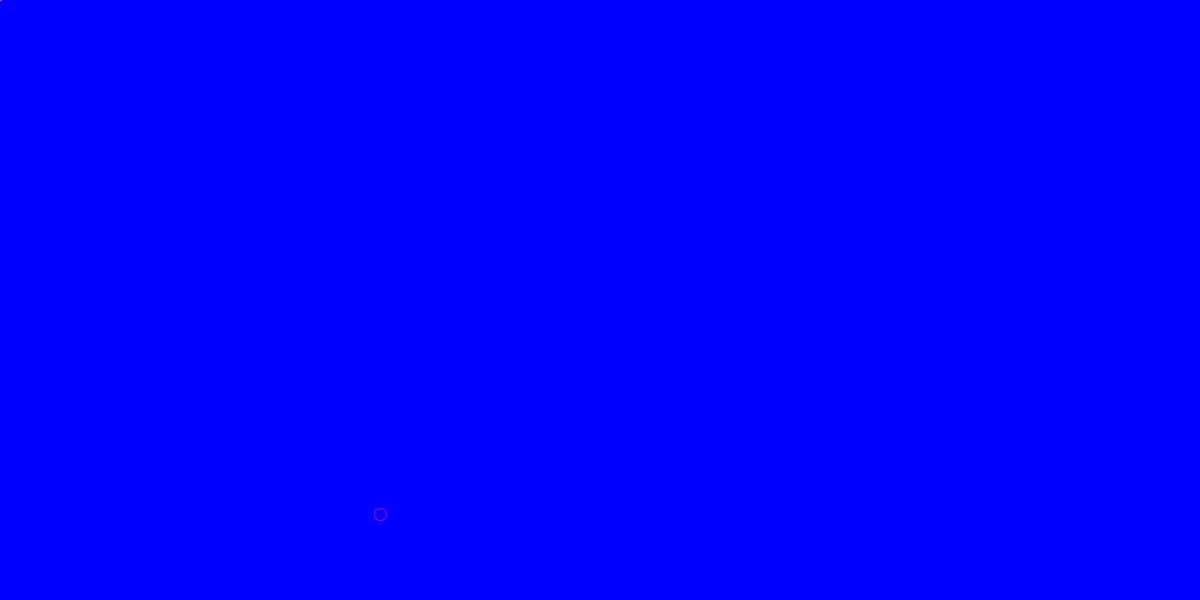
Frame 1 (no input)
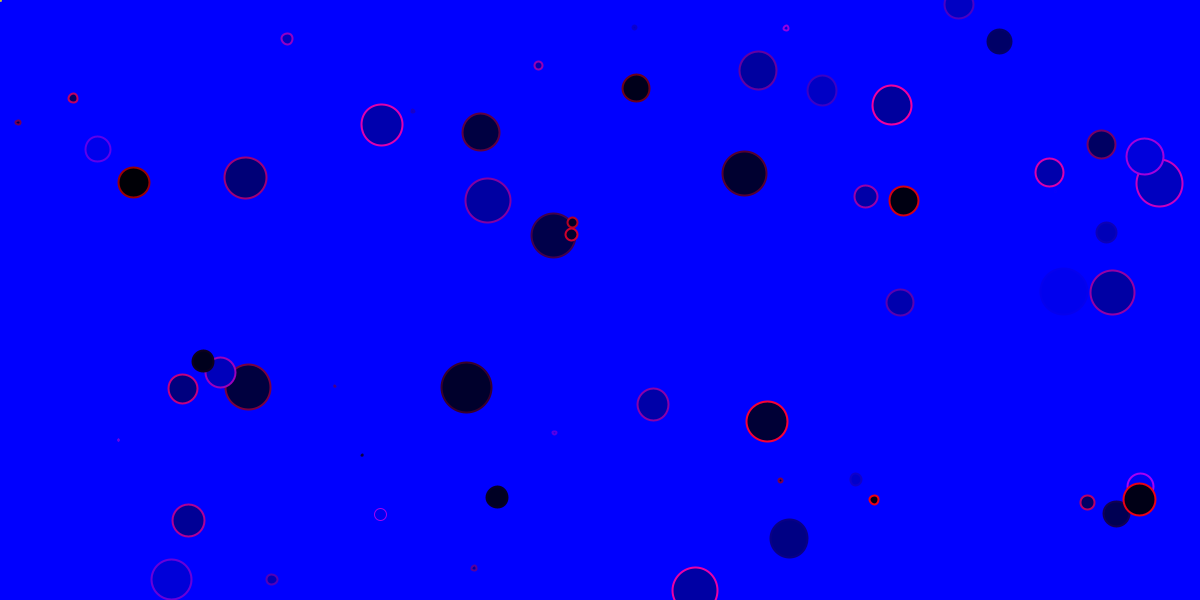
Frame 60 (the mouse pressed at the canvas centre just before this capture)
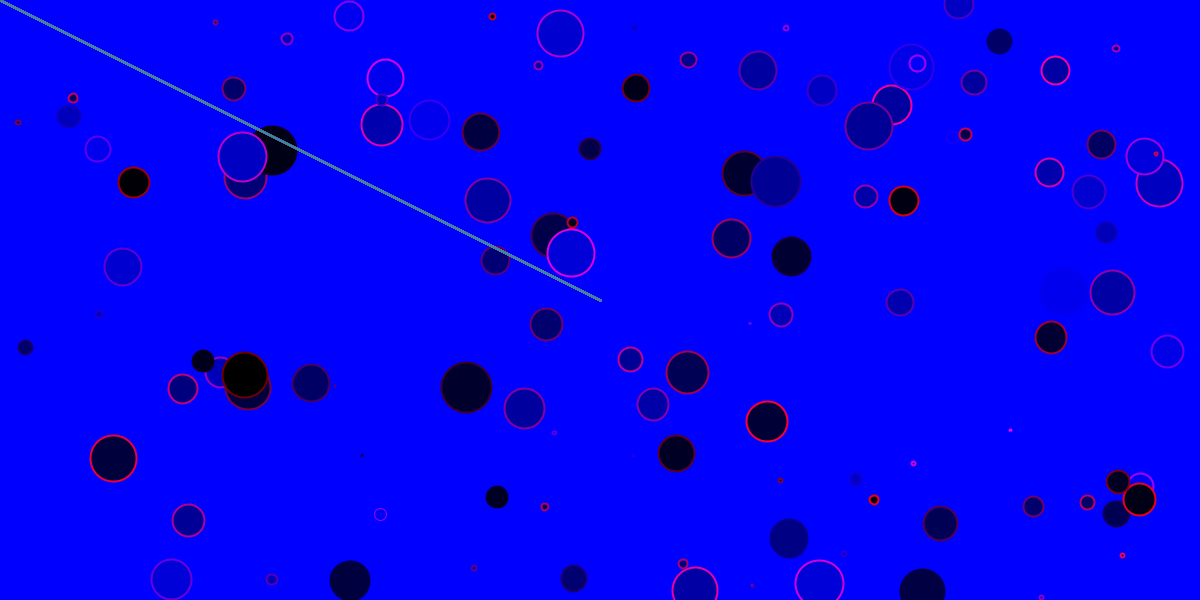
Frame 120 (the mouse held since frame 60 and released just before this capture)

The Processing sketch that drew these frames (run headless with seeded random() and noise(); from frame 60 on, the mouse is pressed at the canvas centre):

// Processing sketch: processing_72385
// ── processing_72385.pde

//William Aldrich
  //Introduction to Digital Media Fall 2012
  //Section B
  //9/13/12

void setup(){
  size(1200,600);
  background(0,0,255);
}

void draw(){
  smooth();
  float r = random(255);
  float b = random(255);
  float c = random(255);
  float d = random(50);
  float e = random(600);
  float f = random(1200);
    fill(0,0,c);
    stroke(r,0,c);
  ellipse(f,e,d,d);
  stroke(r,b,c);
  strokeWeight(2);
  line(mouseX,mouseY,0,0);
  line(mouseX,mouseY,mouseX,mouseY);
  
}

void mouseClicked(){
  float r = random(255);
  background(0,0,r);
}

void keyPressed(){
  if(key == 's'){
    save("williamaldrich3.png");
  }
}
